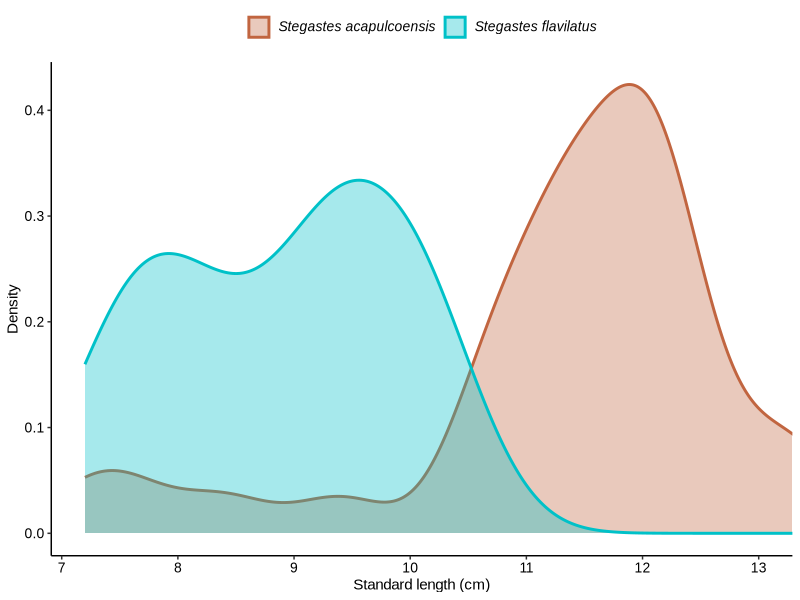
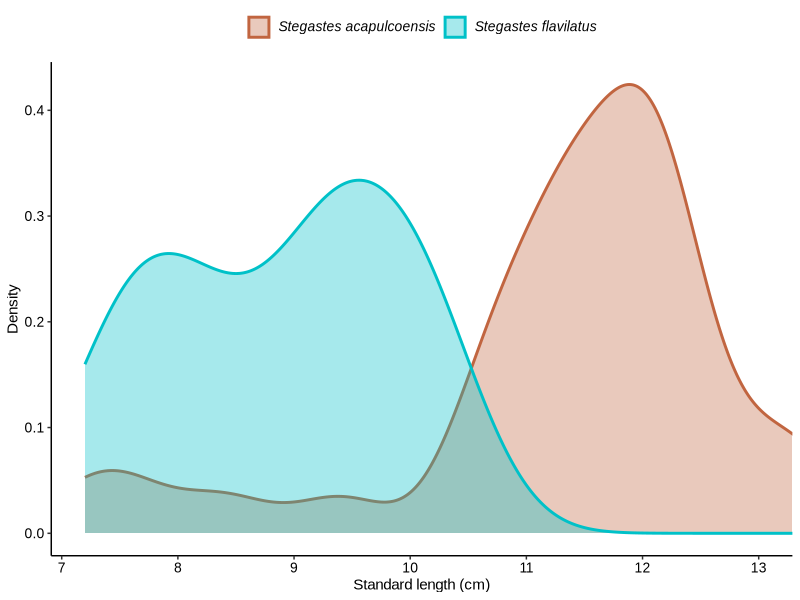

The R source for these figures, in order:
# ============================================================
# Density plot de longitud estándar (SL) en damiselas
# Conversión de mm a cm
# ============================================================

# Cargar paquetes
library(ggplot2)
library(readr)
library(dplyr)

# Leer base de datos
LE <- read_csv("LE.csv")

# Revisar estructura
str(LE)

# Convertir Species a factor
LE$Species <- as.factor(LE$Species)

# Convertir mm a cm
LE <- LE %>%
  mutate(SL_cm = `Standard Length` / 10)

# Colores para especies
cols <- c(
  "S. acapulcoensis" = "#C16540",
  "S. flavilatus" = "#00C1C8"
)

# Crear density plot
p <- ggplot(LE, aes(x = SL_cm, fill = Species, color = Species)) +
  
  geom_density(alpha = 0.35, linewidth = 1) +
  
  scale_fill_manual(
    values = cols,
    labels = c(
      expression(italic("Stegastes acapulcoensis")),
      expression(italic("Stegastes flavilatus"))
    )
  ) +
  
  scale_color_manual(
    values = cols,
    labels = c(
      expression(italic("Stegastes acapulcoensis")),
      expression(italic("Stegastes flavilatus"))
    )
  ) +
  
  labs(
    x = "Standard length (cm)",
    y = "Density"
  ) +
  
  theme_classic() +
  
  theme(
    text = element_text(family = "Arial", size = 11),
    axis.title = element_text(size = 11),
    axis.text = element_text(size = 10, colour = "black"),
    legend.title = element_blank(),
    legend.text = element_text(family = "Arial", size = 10),
    legend.position = "top"
  ) +
  
  # Extender el eje hasta 13
  coord_cartesian(xlim = c(min(LE$SL_cm), 13))

# Mostrar gráfico
p

# Guardar figura
ggsave(
  "F:/Doctorado/TESIS version 3/Capitulo 2.- corregido/figuras/density_standard_length_damselfish.tiff",
  plot = p,
device = "tiff",
dpi = 500,
compression = "lzw",
width = 6, height = 6, units = "in"
)
